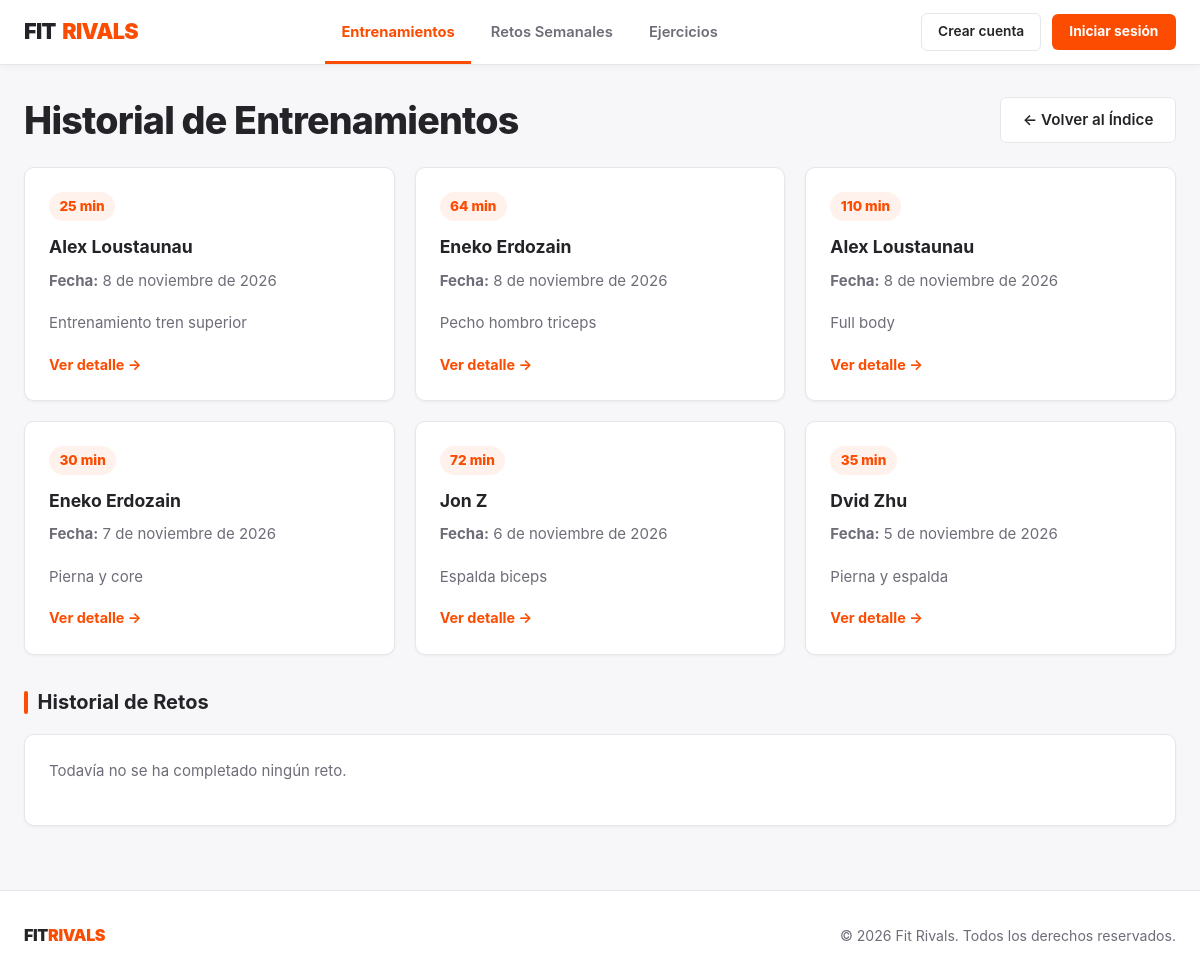
The app's page /entrenamientos/, older data.
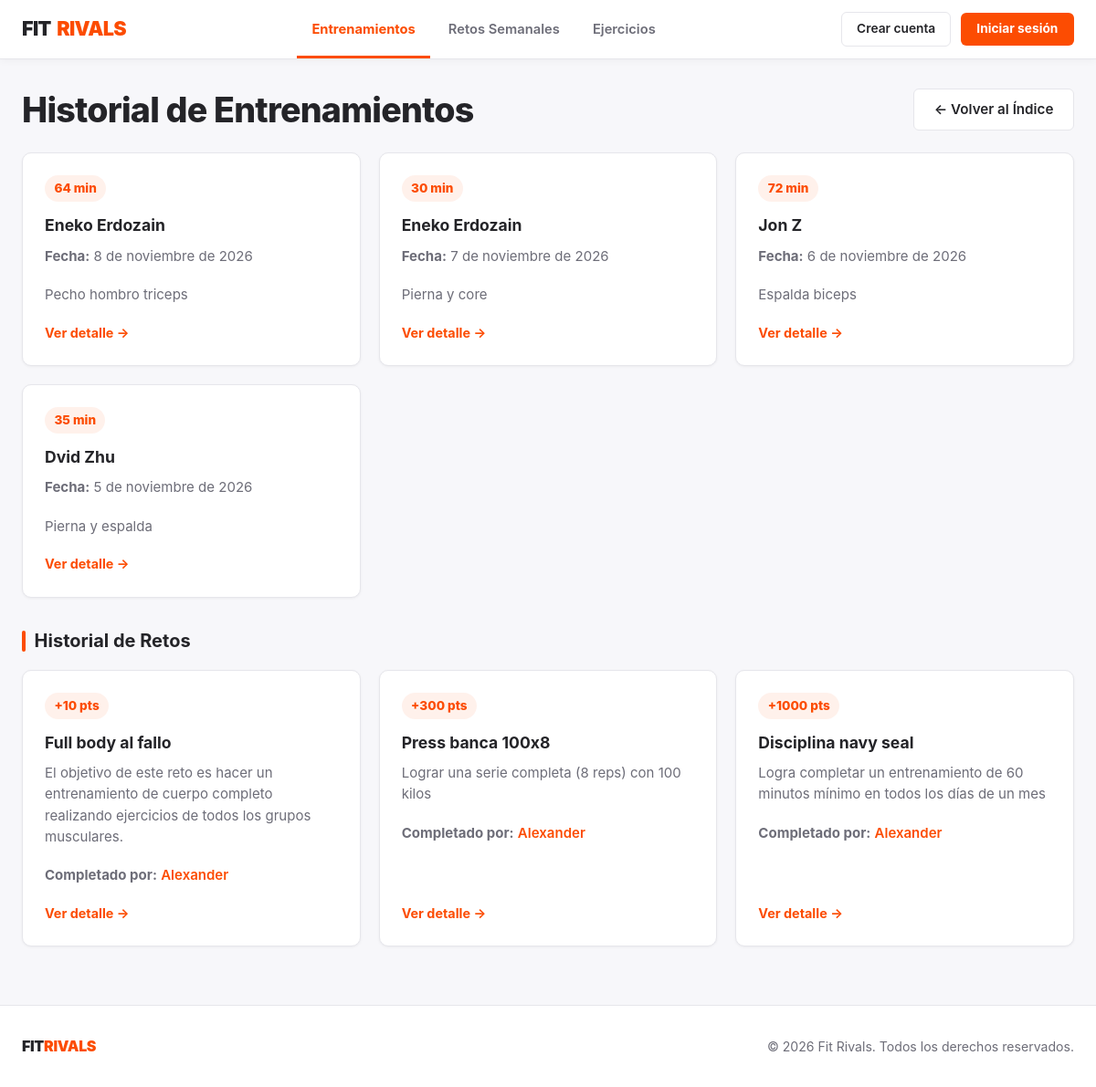
The same page, newer data.
### FitrivalsApp/models.py (models this page shows, shortened)
class Entrenamiento(models.Model):
    usuario = models.ForeignKey(Usuario, on_delete=models.CASCADE, related_name='entrenamientos')
    fecha = models.DateField()
    duracion_minutos = models.PositiveIntegerField(help_text="Duración en minutos")
    notas = models.TextField(blank=True, null=True)
    ejercicios = models.ManyToManyField(Ejercicio, through='EntrenamientoEjercicio')

class Usuario(models.Model):
    nombre = models.CharField(max_length=100, unique=True)
    email = models.EmailField(unique=True)
    password = models.CharField(max_length=128)
    fecha_alta = models.DateField(auto_now_add=True)
    puntos = models.IntegerField(default=0)

class Reto(models.Model):
    nombre = models.CharField(max_length=100)
    descripcion = models.TextField(blank=True, null=True)
    puntos_recompensa = models.IntegerField(default=100)
    fecha_inicio = models.DateField(default=datetime.date(2026, 11, 23))
    fecha_fin = models.DateField(default=datetime.date(2026, 11, 30))
    ejercicios = models.ManyToManyField(Ejercicio, related_name='retos', blank=True)
    completado_por = models.ManyToManyField(Usuario, related_name='retos_completados', blank=True)

### FitrivalsApp/views.py (the view)
# urls.py: path('entrenamientos/', views.lista_entrenamientos, name='lista_entrenamientos'),
def lista_entrenamientos(request):
    entrenamientos = Entrenamiento.objects.select_related('usuario').order_by('-fecha')
    retos_completados = (
        Reto.objects.filter(completado_por__isnull=False)
        .distinct()
        .prefetch_related('completado_por')
    )
    return render(request, 'entrenamientos/lista.html', {
        'entrenamientos': entrenamientos,
        'retos_completados': retos_completados,
    })

### FitrivalsApp/templates/entrenamientos/lista.html (shortened to what this page needs)
{% extends 'base.html' %}
{% block content %}
    <div class="section-header">
        <h1>Historial de Entrenamientos</h1>
        <a href="{% url 'index' %}" class="btn-secondary-strava">← Volver al Índice</a>
    </div>
    <div class="dashboard-grid">
        {% for entrenamiento in entrenamientos %}
            <div class="info-card">
                <div>
                    <span class="points-badge">{{ entrenamiento.duracion_minutos }} min</span>
                    <h3>{{ entrenamiento.usuario.nombre }}</h3>
                    <p><strong>Fecha:</strong> {{ entrenamiento.fecha }}</p>
                    {% if entrenamiento.notas %}
                        <p>{{ entrenamiento.notas }}</p>
                    {% endif %}
                </div>
                <a href="{% url 'detalle_entrenamiento' entrenamiento.pk %}" class="card-link">
                    Ver detalle →
                </a>
            </div>
        {% empty %}
            <div class="info-card">
                <p>No hay entrenamientos registrados.</p>
            </div>
        {% endfor %}
    </div>
    <h2>Historial de Retos</h2>
    <div class="dashboard-grid">
        {% for reto in retos_completados %}
            <div class="info-card">
                <div>
                    <span class="points-badge">+{{ reto.puntos_recompensa }} pts</span>
                    <h3>{{ reto.nombre }}</h3>
                    {% if reto.descripcion %}
                        <p>{{ reto.descripcion }}</p>
                    {% endif %}
                    <p>
                        <strong>Completado por:</strong>
                        {% for atleta in reto.completado_por.all %}
                            <a href="{% url 'detalle_usuario' atleta.pk %}">{{ atleta.nombre }}</a>{% if not forloop.last %}, {% endif %}
                        {% endfor %}
                    </p>
                </div>
                <a href="{% url 'detalle_reto' reto.pk %}" class="card-link">
                    Ver detalle →
                </a>
            </div>
        {% empty %}
            <div class="info-card">
                <p>Todavía no se ha completado ningún reto.</p>
            </div>
        {% endfor %}
    </div>
{% endblock %}

Row changes from the older to the newer data that the page shows:
removed Entrenamiento: duracion_minutos "25", usuario.nombre "Alex Loustaunau", fecha "8 de noviembre de 2026", notas "Entrenamiento tren superior"
removed Entrenamiento: duracion_minutos "110", usuario.nombre "Alex Loustaunau", fecha "8 de noviembre de 2026", notas "Full body"
now on this page (row unchanged): Reto: puntos_recompensa "10", nombre "Full body al fallo", descripcion "El objetivo de este reto es hacer un entrenamiento de cuerpo completo realizando ejercicios de todos los grupos musculares."
added Usuario: nombre "Alexander"
now on this page (row unchanged): Reto: puntos_recompensa "300", nombre "Press banca 100x8", descripcion "Lograr una serie completa (8 reps) con 100 kilos"
now on this page (row unchanged): Reto: puntos_recompensa "1000", nombre "Disciplina navy seal", descripcion "Logra completar un entrenamiento de 60 minutos mínimo en todos los días de un mes"
Text that changed along with them:
text no longer shown: "Todavía no se ha completado ningún reto."
